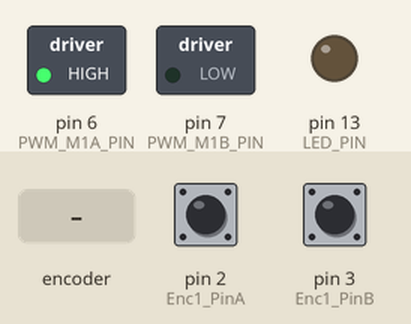
Recording of a sketch running on a simulated Arduino Leonardo, built with avr-gcc and run on an emulated ATmega32U4. On the bench: switched loads named in the sketch (green lamp = pin HIGH), output pins drawn as LEDs (lit = HIGH). The inputs (shaded band) are chosen by the test bench; at power-on: pin 2 (Enc1_PinA) HIGH, pin 3 (Enc1_PinB) HIGH. What the sketch prints to the serial monitor is not drawn.

Above: at 1.2 s.
1.3 s: rotary encoder on pin 2 (Enc1_PinA) / pin 3 (Enc1_PinB) turned 3 steps (first pin leading)
3.4 s: rotary encoder on pin 2 (Enc1_PinA) / pin 3 (Enc1_PinB) turned 3 steps (first pin leading)
At 16.5 s:
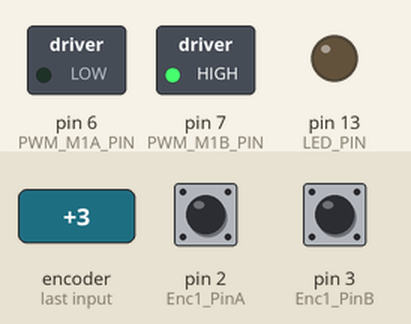
Timing chart, 0 to 34.0 s (numbered marks = the images above; inputs shaded):
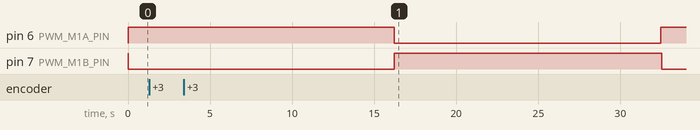

Measured:
- after the input at 1.3 s, every drawn part: stays the same

The sketch:

MinSegMotor_Mega_Velocity_PI_Control_R2.ino
```cpp
/*
  Arduino Mega PI Velocity Control (derived from step-response sketch)

  - Human-readable Serial Plotter output by default (decimated)
      ASCII columns: vel, ref
  - Binary packet output kept in place for Python GUI (<fff> = vel, ref, dt_us)
      (Enable by setting USE_PYTHON_GUI = 1)

  Hardware:
  - Motor PWM pins: 6, 7
  - Encoder pins: 2, 3 (INT0/INT1 on Mega2560)
  - Overflow LED: LED_BUILTIN (latches ON if loop overruns ts)
*/

#include <Arduino.h>
#include <math.h>

// ---------- OUTPUT MODE SWITCH ----------
// 0 = Arduino Serial Plotter (ASCII), 1 = Python GUI (binary <fff>)
#define USE_PYTHON_GUI 1

// ---------- PWM PINS ----------
const int PWM_M1A_PIN = 6;
const int PWM_M1B_PIN = 7;

// ---------- ENCODER PINS ----------
volatile long Enc1 = 0;
const int Enc1_PinA = 2;
const int Enc1_PinB = 3;

// ---------- LED (overflow indicator) ----------
const int LED_PIN = LED_BUILTIN;

// ---------- TIMING ----------
static const float ts = 2e-3f;  // sample time (seconds)
static const uint32_t ts_us = (uint32_t)(ts * 1000000.0f);

// ---------- Serial Plotter decimation ----------
// Prints once every DECIM control loops.
// Loop rate is (1/ts). With ts=0.005s => 200 Hz.
// Example: DECIM=25 => 8 Hz printing.
static const int DECIM = 8;
static int decim_ctr = 0;

// ---------- CONTROL (match Python: MinSegMotor_Velocity_PI_Control_R3.py) ----------
static const float kP = 0.008f;  //  for a good theory match avoid saturation
static const float kI = 0.008f * 47.0f;  // (for pole at orgin, zero at -47)

static const float T = 1.0f;        // step period (seconds)
static const float ref_ = 200.0f;   // reference magnitude (same units as vel)
static const float vsupply = 4.8f;  // supply volts

// ---------- STATE ----------
float ref = 0.0f;  // command
float z = 0.0f;    // integrator state

long pos = 0;
long pos_ = 0;
float vel = 0.0f;  // measured velocity

// ---------- Binary packet for Python GUI (matches "<fff") ----------
// GUI expects 12 bytes per sample: vel, ref, dt_us
struct __attribute__((packed)) Packet3F {
  float a;  // vel
  float b;  // ref
  float c;  // dt_us (as float)
};

// ----------------- Encoder ISRs -----------------
// Using direct port read on Mega2560: PE4=pin2, PE5=pin3

static void isrPinAEn0(void) {
  int PINE_REG = PINE;
  int drB = bool(PINE_REG & (1 << 5));
  int drA = bool(PINE_REG & (1 << 4));

  if (drA) {
    if (!drB) Enc1++;
    else Enc1--;
  } else {
    if (drB) Enc1++;
    else Enc1--;
  }
}

static void isrPinBEn0(void) {
  int PINE_REG = PINE;
  int drA = bool(PINE_REG & (1 << 4));
  int drB = bool(PINE_REG & (1 << 5));

  if (drB) {
    if (drA) Enc1++;
    else Enc1--;
  } else {
    if (!drA) Enc1++;
    else Enc1--;
  }
}

// ---------- V2PWM() ----------
static inline void V2PWM(float V, int pin_a, int pin_b) {
  const int pwmval = 255;
  int pwm = (int)((V * pwmval) / vsupply);

  int mag = abs(pwm);
  if (mag > pwmval) mag = pwmval;

  if (pwm >= 0) {
    analogWrite(pin_a, pwmval);
    analogWrite(pin_b, pwmval - mag);
  } else {
    analogWrite(pin_b, pwmval);
    analogWrite(pin_a, pwmval - mag);
  }
}

// ---------- SETUP ----------
void setup() {
  Serial.begin(115200);

  // ---------- PWM FREQUENCY: ~31.37 kHz (Timer4, pins 6 & 7) ----------
// Phase-correct PWM, 8-bit, prescaler = 1
// f_PWM = 16 MHz / (1 * 510) ≈ 31,372 Hz

TCCR4A = 0;
TCCR4B = 0;

// Phase-correct PWM, 8-bit: WGM43:0 = 0b0001 (WGM40=1)
TCCR4A |= (1 << WGM40);

// Enable PWM on OC4A (pin 6) and OC4B (pin 7)
TCCR4A |= (1 << COM4A1) | (1 << COM4B1);

// Prescaler = 1
TCCR4B |= (1 << CS40);

  pinMode(LED_PIN, OUTPUT);
  digitalWrite(LED_PIN, LOW);

  pinMode(PWM_M1A_PIN, OUTPUT);
  pinMode(PWM_M1B_PIN, OUTPUT);

  pinMode(Enc1_PinA, INPUT_PULLUP);
  pinMode(Enc1_PinB, INPUT_PULLUP);

  attachInterrupt(0, isrPinAEn0, CHANGE);
  attachInterrupt(1, isrPinBEn0, CHANGE);

  analogWrite(PWM_M1A_PIN, 0);
  analogWrite(PWM_M1B_PIN, 0);
}

// ---------- LOOP ----------
static uint32_t t0_us = 0;

void loop() {
  uint32_t loop_start_us = micros();
  if (t0_us == 0) t0_us = loop_start_us;

  // time (seconds since start) for step waveform
  float t = (float)(loop_start_us - t0_us) * 1e-6f;

  // --- READ ENCODER DIRECTLY (atomic copy) ---
  noInterrupts();
  pos = Enc1;
  interrupts();

  // --- VELOCITY (assume dt == ts) ---
  // vel = (pos - pos_) / ts * 2*pi / (4*336)
  vel = ((float)(pos - pos_)) / ts * (2.0f * (float)M_PI) / (4.0f * 336.0f);
  pos_ = pos;

  // --- STEP REFERENCE (same structure as Python) ---
  if (fmodf(t, 2.0f * T) < T) ref = ref_;
  else ref = 0.0f;

  // --- PI CONTROL (same math as Python) ---
  float e = ref - vel;
  z += e * ts;                     // integrator
  float v = kP * e + kI * z ;  // control output

  // --- APPLY PWM ---
  V2PWM(v, PWM_M1A_PIN, PWM_M1B_PIN);

  // ---------- OUTPUT ----------
#if USE_PYTHON_GUI
  // Python GUI expects 12 bytes per sample: <fff> = vel, ref, dt_us
  Packet3F pkt;
  pkt.a = vel;
  pkt.b = ref;
  pkt.c = (float)ts_us;
  Serial.write((uint8_t *)&pkt, sizeof(pkt));
#else
  // Human-readable output for Arduino Serial Plotter (decimated):
  // Columns: velocity, reference
  decim_ctr++;
  if (decim_ctr >= DECIM) {
    decim_ctr = 0;
    Serial.print(vel);
    Serial.print(",");
    Serial.print(ref);
    Serial.print(",");
    Serial.println(v);
  }
  // NOTE: When switching to Python GUI mode, do NOT open Serial Plotter.
#endif

  // --- FIXED-RATE TIMING (balance-code style) ---
  // If we exceed the sample time, light the LED (overflow / overrun indicator)
  uint32_t elapsed_us = (uint32_t)(micros() - loop_start_us);
  if (elapsed_us > ts_us) {
    digitalWrite(LED_PIN, HIGH);  // stays on once we ever overrun
  } else {
    while ((uint32_t)(micros() - loop_start_us) < ts_us) {
      // busy wait to maintain fixed sample period
    }
  }
}
```
